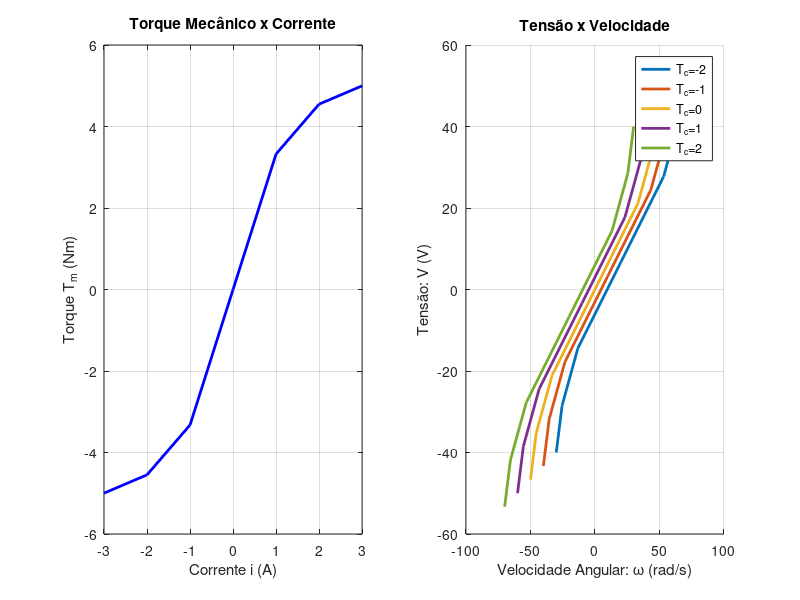

MATLAB code to generate this figure:
%% Parâmetros
Km = 1/3;
L = 0.5;
R = 10;
B = 0.1;
J= 1;
%%

%-----------------QUESTÃO 1------------------------------
% Valores de Operação
i = -3:3;
Tc = -2:2;
Tm = zeros(size(i));

% Calculando Tm
for k = 1:length(i)
    if i(k) >= 0
        Tm(k) = 5.26*(1 - exp(-i(k)));
    else 
        Tm(k) = -5.26*(1 - exp(i(k)));
    end
end

% Calculando V e w
subplot(1,2,2)
hold on

for j = 1:length(Tc)
    w = (Tm - Tc(j))/B;
    V = R*i + Km*w;
    plot(w,V,'LineWidth',2)
end

grid on
title('Tensão x Velocidade')
xlabel('Velocidade Angular: \omega (rad/s)')
ylabel('Tensão: V (V)')
legend('T_c=-2','T_c=-1','T_c=0','T_c=1','T_c=2','Location','best')

% Plot Torque mecânico x Corrente
subplot(1,2,1)

plot(i, Tm, 'b', 'LineWidth', 2);
grid on;
title('Torque Mecânico x Corrente');
xlabel('Corrente i (A)');
ylabel('Torque T_m (Nm)');

%%

Ts = 1;
tau_f = 2;       % tau_f >= 2*Ts obrigatoriamente
Hd_s = tf([1 0],[tau_f 1]);
Hd_z = c2d(Hd_s, Ts, 'tustin')
  

Km = 1/3; R = 10; B = 0.1;

Tm = @(i) 5.26*(1-exp(-i));  % para i>0

% Equilíbrio: R*i0 = V0 - Km*w0  e  B*w0 = Tm(i0) - Tc0
V0 = 10; Tc0 = 1;
f = @(x) [R*x(1) - (V0 - Km*x(2)); ...
           B*x(2) - (Tm(x(1)) - Tc0)];
sol = fsolve(f, [0.5, 5]);
fprintf('i0 = %.4f A,  w0 = %.4f rad/s\n', sol(1), sol(2));
